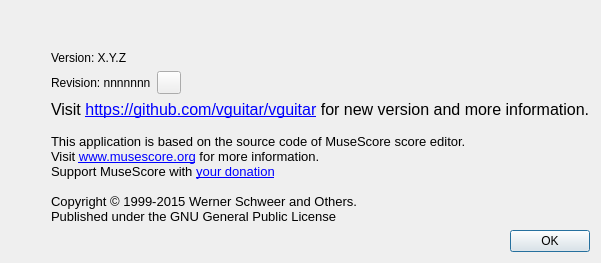
<?xml version="1.0" encoding="UTF-8"?>
<ui version="4.0">
 <class>AboutBox</class>
 <widget class="QDialog" name="AboutBox">
  <property name="geometry">
   <rect>
    <x>0</x>
    <y>0</y>
    <width>554</width>
    <height>300</height>
   </rect>
  </property>
  <property name="sizePolicy">
   <sizepolicy hsizetype="Expanding" vsizetype="Expanding">
    <horstretch>0</horstretch>
    <verstretch>0</verstretch>
   </sizepolicy>
  </property>
  <property name="windowTitle">
   <string>About Virtual Guitar</string>
  </property>
  <property name="autoFillBackground">
   <bool>true</bool>
  </property>
  <property name="modal">
   <bool>true</bool>
  </property>
  <layout class="QVBoxLayout">
   <property name="sizeConstraint">
    <enum>QLayout::SetFixedSize</enum>
   </property>
   <item>
    <layout class="QVBoxLayout">
     <item>
      <layout class="QHBoxLayout">
       <property name="sizeConstraint">
        <enum>QLayout::SetDefaultConstraint</enum>
       </property>
       <item>
        <layout class="QVBoxLayout" name="verticalLayout_3">
         <property name="spacing">
          <number>6</number>
         </property>
         <property name="sizeConstraint">
          <enum>QLayout::SetNoConstraint</enum>
         </property>
         <item>
          <spacer name="horizontalSpacer">
           <property name="orientation">
            <enum>Qt::Horizontal</enum>
           </property>
           <property name="sizeType">
            <enum>QSizePolicy::Fixed</enum>
           </property>
           <property name="sizeHint" stdset="0">
            <size>
             <width>40</width>
             <height>0</height>
            </size>
           </property>
          </spacer>
         </item>
        </layout>
       </item>
       <item>
        <layout class="QVBoxLayout">
         <property name="sizeConstraint">
          <enum>QLayout::SetDefaultConstraint</enum>
         </property>
         <item>
          <widget class="QLabel" name="museLogo">
           <property name="sizePolicy">
            <sizepolicy hsizetype="Fixed" vsizetype="Fixed">
             <horstretch>0</horstretch>
             <verstretch>0</verstretch>
            </sizepolicy>
           </property>
           <property name="text">
            <string notr="true"/>
           </property>
           <property name="textFormat">
            <enum>Qt::PlainText</enum>
           </property>
           <property name="pixmap">
            <pixmap>:/data/musescore_logo_full.png</pixmap>
           </property>
           <property name="margin">
            <number>0</number>
           </property>
           <property name="indent">
            <number>-1</number>
           </property>
          </widget>
         </item>
         <item>
          <spacer name="verticalSpacer">
           <property name="orientation">
            <enum>Qt::Vertical</enum>
           </property>
           <property name="sizeType">
            <enum>QSizePolicy::Fixed</enum>
           </property>
           <property name="sizeHint" stdset="0">
            <size>
             <width>20</width>
             <height>20</height>
            </size>
           </property>
          </spacer>
         </item>
         <item>
          <widget class="QLabel" name="versionLabel">
           <property name="text">
            <string notr="true" comment="do not translate">Version: X.Y.Z</string>
           </property>
          </widget>
         </item>
         <item>
          <layout class="QHBoxLayout" name="horizontalLayout">
           <item>
            <widget class="QLabel" name="revisionLabel">
             <property name="text">
              <string notr="true" comment="do not translate">Revision: nnnnnnn</string>
             </property>
            </widget>
           </item>
           <item>
            <widget class="QToolButton" name="copyRevisionButton">
             <property name="toolTip">
              <string>Copy revision number</string>
             </property>
             <property name="text">
              <string notr="true"/>
             </property>
            </widget>
           </item>
           <item>
            <spacer name="horizontalSpacer_2">
             <property name="orientation">
              <enum>Qt::Horizontal</enum>
             </property>
             <property name="sizeHint" stdset="0">
              <size>
               <width>40</width>
               <height>20</height>
              </size>
             </property>
            </spacer>
           </item>
          </layout>
         </item>
         <item>
          <widget class="QLabel" name="copyrightLabel">
           <property name="sizePolicy">
            <sizepolicy hsizetype="Expanding" vsizetype="Expanding">
             <horstretch>0</horstretch>
             <verstretch>0</verstretch>
            </sizepolicy>
           </property>
           <property name="text">
            <string>&lt;!DOCTYPE HTML PUBLIC &quot;-//W3C//DTD HTML 4.0//EN&quot; &quot;http://www.w3.org/TR/REC-html40/strict.dtd&quot;&gt;
&lt;html&gt;&lt;head&gt;&lt;meta name=&quot;qrichtext&quot; content=&quot;1&quot; /&gt;&lt;style type=&quot;text/css&quot;&gt;
p, li { white-space: pre-wrap; }
&lt;/style&gt;&lt;/head&gt;&lt;body style=&quot; font-family:'.SF NS Text'; font-size:13pt; font-weight:400; font-style:normal;&quot;&gt;
&lt;p style=&quot; margin-top:0px; margin-bottom:0px; margin-left:0px; margin-right:0px; -qt-block-indent:0; text-indent:0px;&quot;&gt;&lt;span style=&quot; font-family:'Arial'; font-size:12pt;&quot;&gt;Visit &lt;/span&gt;&lt;a href=&quot;https://github.com/vguitar/vguitar&quot;&gt;&lt;span style=&quot; font-size:12pt; text-decoration: underline; color:#0000ff;&quot;&gt;https://github.com/vguitar/vguitar&lt;/span&gt;&lt;/a&gt;&lt;span style=&quot; font-family:'Arial'; font-size:12pt;&quot;&gt; for new version and more information.&lt;/span&gt;&lt;/p&gt;
&lt;p style=&quot;-qt-paragraph-type:empty; margin-top:0px; margin-bottom:0px; margin-left:0px; margin-right:0px; -qt-block-indent:0; text-indent:0px; font-family:'Arial'; font-size:10pt;&quot;&gt;&lt;br /&gt;&lt;/p&gt;
&lt;p style=&quot; margin-top:0px; margin-bottom:0px; margin-left:0px; margin-right:0px; -qt-block-indent:0; text-indent:0px;&quot;&gt;&lt;span style=&quot; font-family:'Arial'; font-size:10pt;&quot;&gt;This application is based on the source code of MuseScore score editor. &lt;/span&gt;&lt;/p&gt;
&lt;p style=&quot; margin-top:0px; margin-bottom:0px; margin-left:0px; margin-right:0px; -qt-block-indent:0; text-indent:0px;&quot;&gt;&lt;span style=&quot; font-family:'Arial'; font-size:10pt;&quot;&gt;Visit&lt;/span&gt;&lt;span style=&quot; font-family:'Arial'; font-size:10pt; color:#0000ff;&quot;&gt; &lt;/span&gt;&lt;a href=&quot;http://www.musescore.org/&quot;&gt;&lt;span style=&quot; font-family:'MS Shell Dlg 2'; font-size:10pt; text-decoration: underline; color:#0000ff;&quot;&gt;www.musescore.org&lt;/span&gt;&lt;/a&gt;&lt;span style=&quot; font-family:'Arial'; font-size:10pt;&quot;&gt; for more information.&lt;/span&gt;&lt;/p&gt;
&lt;p style=&quot; margin-top:0px; margin-bottom:0px; margin-left:0px; margin-right:0px; -qt-block-indent:0; text-indent:0px;&quot;&gt;&lt;span style=&quot; font-family:'Arial'; font-size:10pt;&quot;&gt;Support MuseScore with &lt;/span&gt;&lt;a href=&quot;http://www.musescore.org/en/donate&quot;&gt;&lt;span style=&quot; font-family:'MS Shell Dlg 2'; font-size:10pt; text-decoration: underline; color:#0000ff;&quot;&gt;your donation&lt;/span&gt;&lt;/a&gt;&lt;/p&gt;
&lt;p style=&quot;-qt-paragraph-type:empty; margin-top:0px; margin-bottom:0px; margin-left:0px; margin-right:0px; -qt-block-indent:0; text-indent:0px; font-family:'Arial'; font-size:10pt;&quot;&gt;&lt;br /&gt;&lt;/p&gt;
&lt;p style=&quot; margin-top:0px; margin-bottom:0px; margin-left:0px; margin-right:0px; -qt-block-indent:0; text-indent:0px;&quot;&gt;&lt;span style=&quot; font-family:'Arial'; font-size:10pt;&quot;&gt;Copyright &lt;/span&gt;&lt;span style=&quot; font-family:'MS Shell Dlg 2'; font-size:10pt;&quot;&gt;©&lt;/span&gt;&lt;span style=&quot; font-family:'Arial'; font-size:10pt;&quot;&gt; 1999-2015 Werner Schweer and Others. &lt;/span&gt;&lt;/p&gt;
&lt;p style=&quot; margin-top:0px; margin-bottom:0px; margin-left:0px; margin-right:0px; -qt-block-indent:0; text-indent:0px;&quot;&gt;&lt;span style=&quot; font-family:'Arial'; font-size:10pt;&quot;&gt;Published under the GNU General Public License&lt;/span&gt;&lt;/p&gt;&lt;/body&gt;&lt;/html&gt;</string>
           </property>
           <property name="textFormat">
            <enum>Qt::RichText</enum>
           </property>
           <property name="wordWrap">
            <bool>false</bool>
           </property>
           <property name="openExternalLinks">
            <bool>true</bool>
           </property>
          </widget>
         </item>
        </layout>
       </item>
      </layout>
     </item>
     <item>
      <widget class="QDialogButtonBox" name="buttonBox">
       <property name="standardButtons">
        <set>QDialogButtonBox::Ok</set>
       </property>
      </widget>
     </item>
    </layout>
   </item>
  </layout>
 </widget>
 <layoutdefault spacing="6" margin="11"/>
 <resources/>
 <connections>
  <connection>
   <sender>buttonBox</sender>
   <signal>accepted()</signal>
   <receiver>AboutBox</receiver>
   <slot>accept()</slot>
   <hints>
    <hint type="sourcelabel">
     <x>531</x>
     <y>326</y>
    </hint>
    <hint type="destinationlabel">
     <x>582</x>
     <y>29</y>
    </hint>
   </hints>
  </connection>
 </connections>
</ui>
